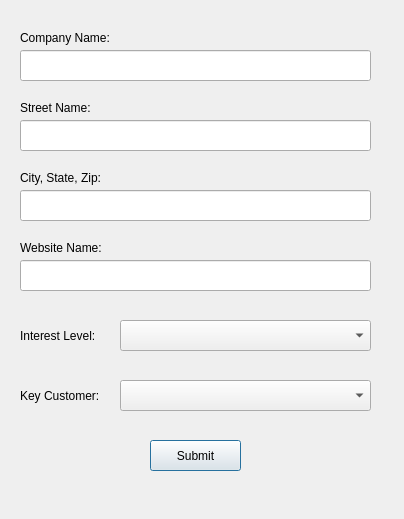
<?xml version="1.0" encoding="UTF-8"?>
<ui version="4.0">
 <class>addNewCompany</class>
 <widget class="QDialog" name="addNewCompany">
  <property name="geometry">
   <rect>
    <x>0</x>
    <y>0</y>
    <width>404</width>
    <height>519</height>
   </rect>
  </property>
  <property name="windowTitle">
   <string>Dialog</string>
  </property>
  <widget class="QStackedWidget" name="stackedWidget">
   <property name="geometry">
    <rect>
     <x>0</x>
     <y>0</y>
     <width>791</width>
     <height>521</height>
    </rect>
   </property>
   <widget class="QWidget" name="addNew">
    <widget class="QLineEdit" name="addNew_cityStateZip">
     <property name="geometry">
      <rect>
       <x>20</x>
       <y>190</y>
       <width>351</width>
       <height>31</height>
      </rect>
     </property>
    </widget>
    <widget class="QLineEdit" name="addNew_websiteName">
     <property name="geometry">
      <rect>
       <x>20</x>
       <y>260</y>
       <width>351</width>
       <height>31</height>
      </rect>
     </property>
    </widget>
    <widget class="QLineEdit" name="addNew_companyName">
     <property name="geometry">
      <rect>
       <x>20</x>
       <y>50</y>
       <width>351</width>
       <height>31</height>
      </rect>
     </property>
    </widget>
    <widget class="QLabel" name="label">
     <property name="geometry">
      <rect>
       <x>20</x>
       <y>30</y>
       <width>101</width>
       <height>16</height>
      </rect>
     </property>
     <property name="text">
      <string>Company Name:</string>
     </property>
    </widget>
    <widget class="QLabel" name="label_4">
     <property name="geometry">
      <rect>
       <x>20</x>
       <y>240</y>
       <width>101</width>
       <height>16</height>
      </rect>
     </property>
     <property name="text">
      <string>Website Name:</string>
     </property>
    </widget>
    <widget class="QLineEdit" name="addNew_streetName">
     <property name="geometry">
      <rect>
       <x>20</x>
       <y>120</y>
       <width>351</width>
       <height>31</height>
      </rect>
     </property>
    </widget>
    <widget class="QLabel" name="label_2">
     <property name="geometry">
      <rect>
       <x>20</x>
       <y>100</y>
       <width>101</width>
       <height>16</height>
      </rect>
     </property>
     <property name="text">
      <string>Street Name:</string>
     </property>
    </widget>
    <widget class="QLabel" name="label_3">
     <property name="geometry">
      <rect>
       <x>20</x>
       <y>170</y>
       <width>101</width>
       <height>16</height>
      </rect>
     </property>
     <property name="text">
      <string>City, State, Zip:</string>
     </property>
    </widget>
    <widget class="QPushButton" name="addNew_submitButton">
     <property name="geometry">
      <rect>
       <x>150</x>
       <y>440</y>
       <width>91</width>
       <height>31</height>
      </rect>
     </property>
     <property name="text">
      <string>Submit</string>
     </property>
    </widget>
    <widget class="QComboBox" name="addNew_keyCustomerComboBox">
     <property name="geometry">
      <rect>
       <x>120</x>
       <y>380</y>
       <width>251</width>
       <height>31</height>
      </rect>
     </property>
    </widget>
    <widget class="QLabel" name="label_14">
     <property name="geometry">
      <rect>
       <x>20</x>
       <y>325</y>
       <width>101</width>
       <height>21</height>
      </rect>
     </property>
     <property name="text">
      <string>Interest Level:</string>
     </property>
    </widget>
    <widget class="QLabel" name="label_15">
     <property name="geometry">
      <rect>
       <x>20</x>
       <y>385</y>
       <width>101</width>
       <height>21</height>
      </rect>
     </property>
     <property name="text">
      <string>Key Customer:</string>
     </property>
    </widget>
    <widget class="QComboBox" name="addNew_interestLevelComboBox">
     <property name="geometry">
      <rect>
       <x>120</x>
       <y>320</y>
       <width>251</width>
       <height>31</height>
      </rect>
     </property>
    </widget>
   </widget>
   <widget class="QWidget" name="editCurrent">
    <widget class="QPushButton" name="editCurrent_submitButton">
     <property name="geometry">
      <rect>
       <x>150</x>
       <y>460</y>
       <width>91</width>
       <height>31</height>
      </rect>
     </property>
     <property name="text">
      <string>Submit</string>
     </property>
    </widget>
    <widget class="QLabel" name="label_7">
     <property name="geometry">
      <rect>
       <x>20</x>
       <y>150</y>
       <width>101</width>
       <height>16</height>
      </rect>
     </property>
     <property name="text">
      <string>Street Name:</string>
     </property>
    </widget>
    <widget class="QLabel" name="label_8">
     <property name="geometry">
      <rect>
       <x>20</x>
       <y>90</y>
       <width>101</width>
       <height>16</height>
      </rect>
     </property>
     <property name="text">
      <string>Company Name:</string>
     </property>
    </widget>
    <widget class="QLabel" name="label_9">
     <property name="geometry">
      <rect>
       <x>20</x>
       <y>415</y>
       <width>101</width>
       <height>21</height>
      </rect>
     </property>
     <property name="text">
      <string>Key Customer:</string>
     </property>
    </widget>
    <widget class="QLabel" name="label_10">
     <property name="geometry">
      <rect>
       <x>20</x>
       <y>270</y>
       <width>101</width>
       <height>16</height>
      </rect>
     </property>
     <property name="text">
      <string>Website Name:</string>
     </property>
    </widget>
    <widget class="QLineEdit" name="editCurrent_companyName">
     <property name="geometry">
      <rect>
       <x>20</x>
       <y>110</y>
       <width>351</width>
       <height>31</height>
      </rect>
     </property>
    </widget>
    <widget class="QLabel" name="label_11">
     <property name="geometry">
      <rect>
       <x>20</x>
       <y>355</y>
       <width>101</width>
       <height>21</height>
      </rect>
     </property>
     <property name="text">
      <string>Interest Level:</string>
     </property>
    </widget>
    <widget class="QLabel" name="label_12">
     <property name="geometry">
      <rect>
       <x>20</x>
       <y>210</y>
       <width>101</width>
       <height>16</height>
      </rect>
     </property>
     <property name="text">
      <string>City, State, Zip:</string>
     </property>
    </widget>
    <widget class="QLineEdit" name="editCurrent_streetName">
     <property name="geometry">
      <rect>
       <x>20</x>
       <y>170</y>
       <width>351</width>
       <height>31</height>
      </rect>
     </property>
    </widget>
    <widget class="QLineEdit" name="editCurrent_websiteName">
     <property name="geometry">
      <rect>
       <x>20</x>
       <y>290</y>
       <width>351</width>
       <height>31</height>
      </rect>
     </property>
    </widget>
    <widget class="QLineEdit" name="editCurrent_cityStateZip">
     <property name="geometry">
      <rect>
       <x>20</x>
       <y>230</y>
       <width>351</width>
       <height>31</height>
      </rect>
     </property>
    </widget>
    <widget class="QLineEdit" name="editCurrent_currentCompany">
     <property name="enabled">
      <bool>false</bool>
     </property>
     <property name="geometry">
      <rect>
       <x>20</x>
       <y>50</y>
       <width>351</width>
       <height>31</height>
      </rect>
     </property>
    </widget>
    <widget class="QLabel" name="label_13">
     <property name="geometry">
      <rect>
       <x>20</x>
       <y>30</y>
       <width>171</width>
       <height>16</height>
      </rect>
     </property>
     <property name="text">
      <string>Currently Selected Company:</string>
     </property>
    </widget>
    <widget class="QComboBox" name="editCurrent_interestLevelComboBox">
     <property name="geometry">
      <rect>
       <x>120</x>
       <y>350</y>
       <width>251</width>
       <height>31</height>
      </rect>
     </property>
    </widget>
    <widget class="QComboBox" name="editCurrent_keyCustomerComboBox">
     <property name="geometry">
      <rect>
       <x>120</x>
       <y>410</y>
       <width>251</width>
       <height>31</height>
      </rect>
     </property>
    </widget>
   </widget>
  </widget>
 </widget>
 <resources/>
 <connections/>
</ui>
